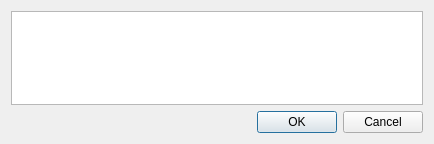
<?xml version="1.0" encoding="UTF-8"?>
<ui version="4.0">
 <class>Dialog</class>
 <widget class="QDialog" name="Dialog">
  <property name="geometry">
   <rect>
    <x>0</x>
    <y>0</y>
    <width>434</width>
    <height>144</height>
   </rect>
  </property>
  <property name="windowTitle">
   <string>Dialog</string>
  </property>
  <layout class="QGridLayout" name="gridLayout">
   <item row="1" column="0">
    <widget class="QDialogButtonBox" name="buttonBox">
     <property name="orientation">
      <enum>Qt::Horizontal</enum>
     </property>
     <property name="standardButtons">
      <set>QDialogButtonBox::Cancel|QDialogButtonBox::Ok</set>
     </property>
    </widget>
   </item>
   <item row="0" column="0">
    <widget class="QTextBrowser" name="textBrowser"/>
   </item>
  </layout>
 </widget>
 <resources/>
 <connections>
  <connection>
   <sender>buttonBox</sender>
   <signal>accepted()</signal>
   <receiver>Dialog</receiver>
   <slot>accept()</slot>
   <hints>
    <hint type="sourcelabel">
     <x>248</x>
     <y>254</y>
    </hint>
    <hint type="destinationlabel">
     <x>157</x>
     <y>274</y>
    </hint>
   </hints>
  </connection>
  <connection>
   <sender>buttonBox</sender>
   <signal>rejected()</signal>
   <receiver>Dialog</receiver>
   <slot>reject()</slot>
   <hints>
    <hint type="sourcelabel">
     <x>316</x>
     <y>260</y>
    </hint>
    <hint type="destinationlabel">
     <x>286</x>
     <y>274</y>
    </hint>
   </hints>
  </connection>
 </connections>
</ui>
